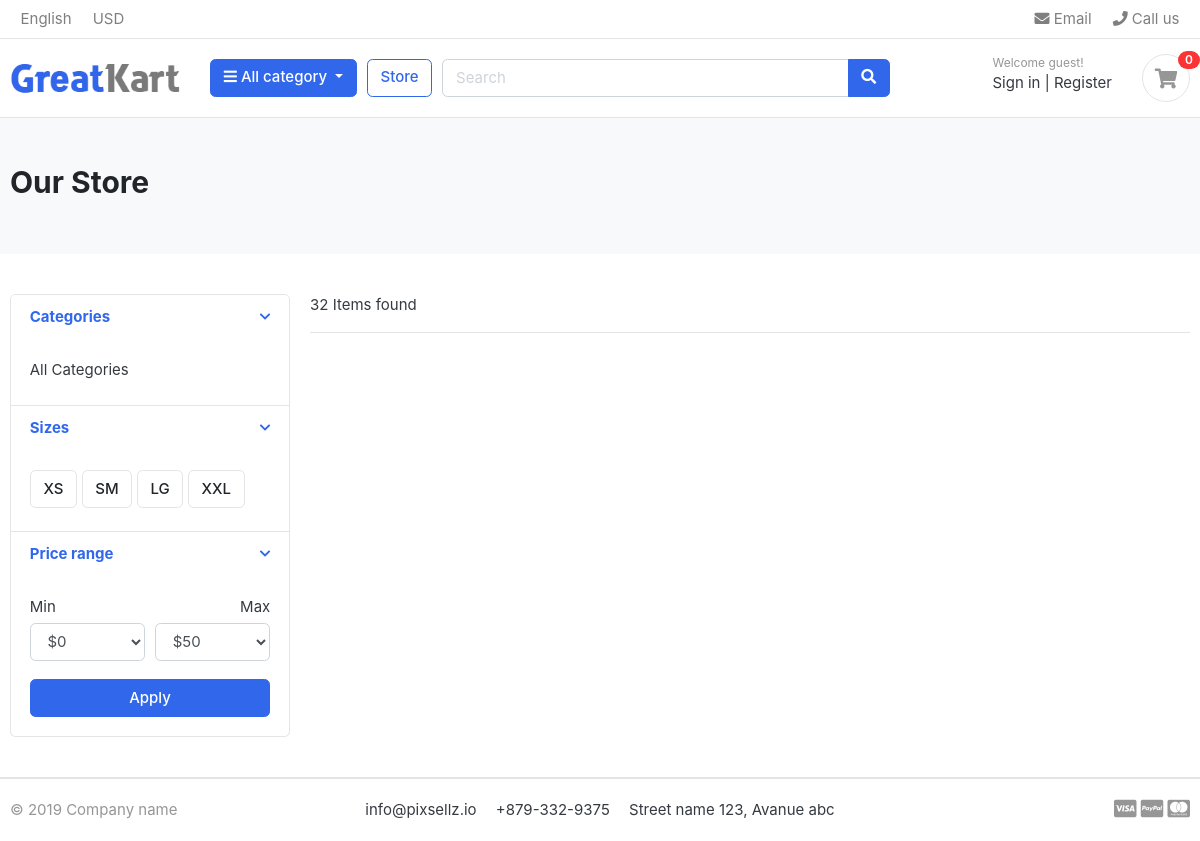
/store/, run on an earlier commit of the app's database.
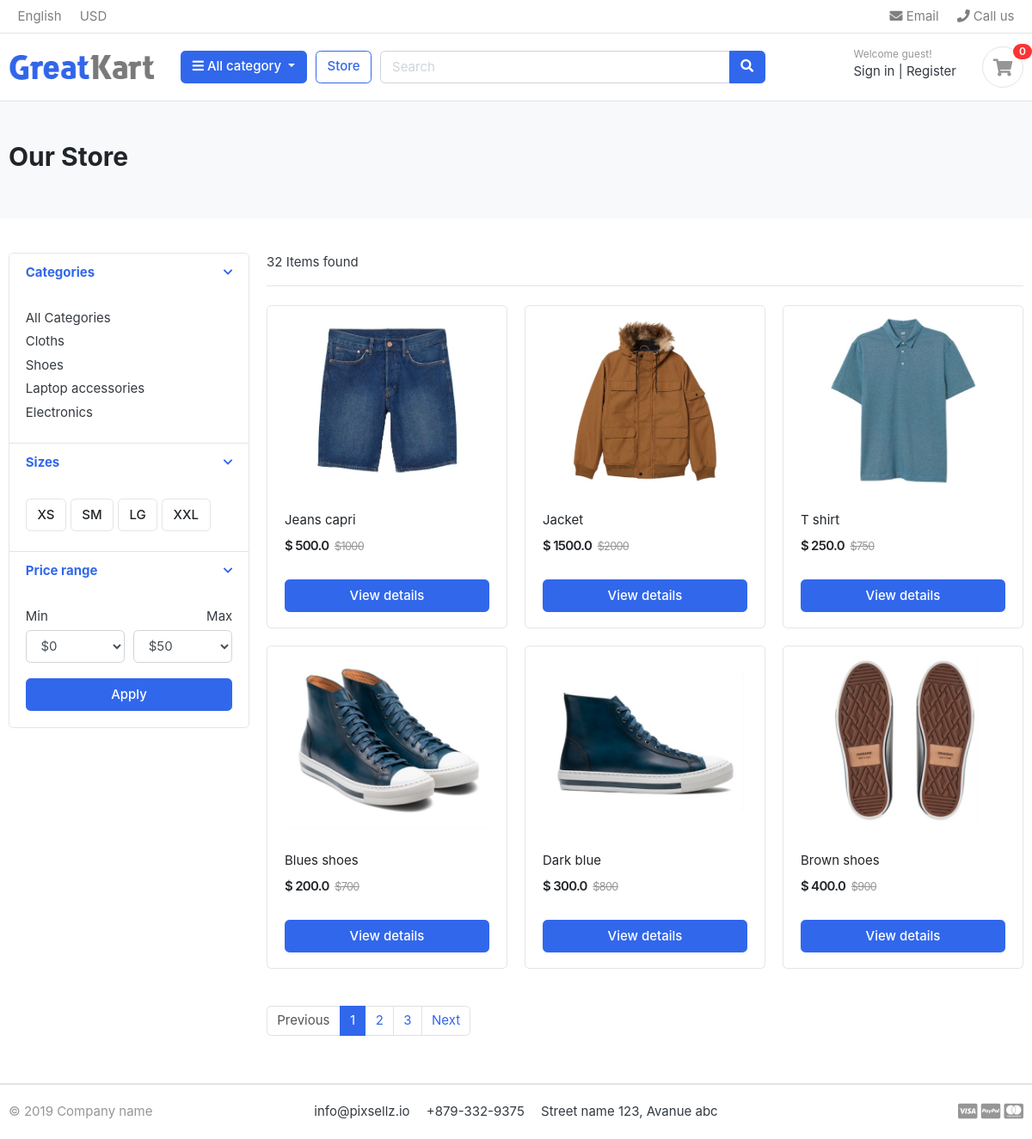
And on a later commit of the database.
### apps/category/models.py (models this page shows, shortened)
class Category(models.Model):
    category_name = models.CharField(max_length=50, unique=True)
    slug = models.SlugField(max_length=100, unique=True)
    description = models.TextField(max_length=255, blank=True)
    cat_image = models.ImageField(upload_to="photos/categories", blank=True)
    class Meta:
        verbose_name = "category"
        verbose_name_plural = "categories"
    def get_url(self):
        return reverse("product_with_category", args=[self.slug])

### apps/store/models.py (models this page shows, shortened)
class Product(models.Model):
    product_name = models.CharField(max_length=200, unique=True)
    slug = models.SlugField(max_length=200, unique=True)
    description = models.TextField(max_length=500, blank=True)
    price = models.FloatField()
    image = models.ImageField(upload_to="photos/products")
    stock = models.IntegerField()
    is_available = models.BooleanField(default=True)
    category = models.ForeignKey(Category, on_delete=models.CASCADE)
    created_date = models.DateTimeField(auto_now_add=True)
    modified_date = models.DateTimeField(auto_now=True)
    def get_url(self):
        return reverse("product_detail", args=[self.category.slug, self.slug])

### apps/store/views.py (the view)
# urls.py: path("store/", include("apps.store.urls")),
def store(request, category_slug=None):
    page = request.GET.get("page")
    if category_slug is not None:
        category = get_object_or_404(Category, slug=category_slug)
        products = Product.objects.filter(
            category=category, is_available=True
        ).order_by("id")
    else:
        products = Product.objects.filter(is_available=True).order_by("id")
    paginator = Paginator(products, 6)
    paged_product = paginator.get_page(page)
    product_counts = products.count()
    return render(
        request,
        "store/store.html",
        context={"products": paged_product, "product_counts": product_counts},
    )

### apps/cart/views.py (called while the page is built)
def _cart_id(request):
    return request.session.session_key or request.session.create()

### apps/category/context_processors.py (called while the page is built)
def menu_links(request):
    links = Category.objects.all()
    try:
        cart = Cart.objects.get(cart_id=_cart_id(request))
        cart_item_count = CartItem.objects.filter(cart=cart).count()
    except Cart.DoesNotExist:
        cart_item_count = 0
    return dict(links=links, cart_item_count=cart_item_count)

### templates/store/store.html (shortened to what this page needs)
{% extends "base.html" %}
{% load static %}
{% block body_content %}
<section class="section-pagetop bg">
<div class="container">
	{% if 'search' in request.path %}
		<h2 class="title-page">Search result</h2>
	{% else %}
		<h2 class="title-page">Our Store</h2>
	{% endif %}
</div>
</section>
<section class="section-content padding-y">
<div class="container">
<div class="row">
	<aside class="col-md-3">
<div class="card">
	<article class="filter-group">
		<header class="card-header">
			<a href="#" data-toggle="collapse" data-target="#collapse_1" aria-expanded="true" class="">
				<i class="icon-control fa fa-chevron-down"></i>
				<h6 class="title">Categories</h6>
			</a>
		</header>
		<div class="filter-content collapse show" id="collapse_1" style="">
			<div class="card-body">
				<ul class="list-menu">
				<li><a href="{% url 'store' %}">All Categories</a></li>
				{% for category in links %}
					<li><a href="{{category.get_url}}">{{category.category_name}}</a></li>
				{% endfor %}
				</ul>
			</div>
		</div>
	</article>
	<article class="filter-group">
		<header class="card-header">
			<a href="#" data-toggle="collapse" data-target="#collapse_4" aria-expanded="true" class="">
				<i class="icon-control fa fa-chevron-down"></i>
				<h6 class="title">Sizes </h6>
			</a>
		</header>
		<div class="filter-content collapse show" id="collapse_4" style="">
			<div class="card-body">
			  <label class="checkbox-btn">
			    <span class="btn btn-light"> XS </span>
			  </label>
			  <label class="checkbox-btn">
			    <span class="btn btn-light"> SM </span>
			  </label>
			  <label class="checkbox-btn">
			    <span class="btn btn-light"> LG </span>
			  </label>
			  <label class="checkbox-btn">
			    <span class="btn btn-light"> XXL </span>
			  </label>
		</div>
		</div>
	</article>
	<article class="filter-group">
		<header class="card-header">
			<a href="#" data-toggle="collapse" data-target="#collapse_3" aria-expanded="true" class="">
				<i class="icon-control fa fa-chevron-down"></i>
				<h6 class="title">Price range </h6>
			</a>
		</header>
		<div class="filter-content collapse show" id="collapse_3" style="">
			<div class="card-body">
				<div class="form-row">
				<div class="form-group col-md-6">
				  <label>Min</label>
				  	<select class="mr-2 form-control">
						<option value="0">$0</option>
					</select>
				</div>
				<div class="form-group text-right col-md-6">
				  <label>Max</label>
				  	<select class="mr-2 form-control">
						<option value="50">$50</option>
					</select>
				</div>
				</div>
				<button class="btn btn-block btn-primary">Apply</button>
			</div>
		</div>
	</article>
</div>
	</aside>
	<main class="col-md-9">
<header class="border-bottom mb-4 pb-3">
		<div class="form-inline">
			<span class="mr-md-auto">32 Items found </span>
		</div>
</header>
<div class="row">
    {% for product in products %}
	<div class="col-md-4">
		<figure class="card card-product-grid">
			<div class="img-wrap">
				<a href="{{ product.get_url }}"><img src="{{product.image.url}}"></a>
			</div>
			<figcaption class="info-wrap">
				<div class="fix-height">
					<a href="{{ product.get_url }}" class="title">{{product.product_name}}</a>
					<div class="price-wrap mt-2">
						<span class="price">$ {{product.price}}</span>
						<del class="price-old">${{product.price|add:500}}</del>
					</div>
				</div>
				<a href="{{product.get_url}}" class="btn btn-block btn-primary">View details</a>
			</figcaption>
		</figure>
	</div>
    {% endfor %}
</div>
<nav class="mt-4" aria-label="Page navigation sample">
{% if products.has_other_pages %}
  <ul class="pagination">
	{% if products.has_previous %}
		<li class="page-item"><a class="page-link" href="?page={{products.previous_page_number}}">Previous</a></li>
	{% else %}
    	<li class="page-item disabled"><a class="page-link" href="#">Previous</a></li>
	{% endif %}
	{% for i in products.paginator.page_range %}
		{% if products.number == i %}
			<li class="page-item active"><a class="page-link" href="#">{{i}}</a></li>
		{% else %}
    		<li class="page-item"><a class="page-link" href="?page={{i}}">{{i}}</a></li>
		{% endif %}
	{% endfor %}
	{% if products.has_next %}
    	<li class="page-item"><a class="page-link" href="?page={{products.next_page_number}}">Next</a></li>
	{% else %}
		<li class="page-item disabled"><a class="page-link" href="#">Next</a></li>
	{% endif %}
  </ul>
{% endif %}
</nav>
	</main>
</div>
</div>
</section>
{% endblock %}

### templates/base.html (shortened to what this page needs)
{% load static %}
<!DOCTYPE HTML>
<html lang="en">
<head>
<link href="{% static 'css/bootstrap.css' %}" rel="stylesheet" type="text/css"/>
<link href="{% static 'fonts/fontawesome/css/all.min.css' %}" type="text/css" rel="stylesheet">
<link href="{% static 'css/ui.css' %}" rel="stylesheet" type="text/css"/>
<link href="{% static 'css/responsive.css' %}" rel="stylesheet" media="only screen and (max-width: 1200px)" />
</head>
<body>
{% include 'includes/navbar.html' %}
{% block body_content %}  {% endblock %}
{% include 'includes/footer.html' %}
</body>
</html>

### templates/includes/navbar.html (shortened to what this page needs)
{% load static %}
<header class="section-header">
<nav class="navbar p-md-0 navbar-expand-sm navbar-light border-bottom">
<div class="container">
  <div class="collapse navbar-collapse" id="navbarTop4">
    <ul class="navbar-nav mr-auto">
    	<li class="nav-item dropdown">
		 	<a href="#" class="nav-link">   English </a>
		</li>
		<li class="nav-item dropdown">
			<a href="#" class="nav-link"> USD </a>
		</li>
    </ul>
    <ul class="navbar-nav">
		<li><a href="#" class="nav-link"> <i class="fa fa-envelope"></i> Email </a></li>
		<li><a href="#" class="nav-link"> <i class="fa fa-phone"></i> Call us </a></li>
	</ul>
  </div>
</div>
</nav>
<section class="header-main border-bottom">
	<div class="container">
<div class="row align-items-center">
	<div class="col-lg-2 col-md-3 col-6">
		<a href="{% url 'home' %}" class="brand-wrap">
			<img class="logo" src="{% static './images/logo.png' %}">
		</a>
	</div>
	<div class="col-lg col-sm col-md col-6 flex-grow-0">
		<div class="category-wrap dropdown d-inline-block float-right">
			<button type="button" class="btn btn-primary dropdown-toggle" data-toggle="dropdown">
				<i class="fa fa-bars"></i> All category
			</button>
		</div>
	</div>
	<a href="{% url 'store' %}" class="btn btn-outline-primary">Store</a>
	<div class="col-lg  col-md-6 col-sm-12 col">
		<form action="{% url 'search' %}" class="search">
			<div class="input-group w-100">
			    <input type="text" class="form-control" style="width:60%;" placeholder="Search" name="keyword">
			    <div class="input-group-append">
			      <button class="btn btn-primary" type="submit" key>
			        <i class="fa fa-search"></i>
			      </button>
			    </div>
		    </div>
		</form>
	</div>
	<div class="col-lg-3 col-sm-6 col-8 order-2 order-lg-3">
				<div class="d-flex justify-content-end mb-3 mb-lg-0">
					<div class="widget-header">
						<small class="title text-muted">Welcome guest!</small>
						<div>
							<a href="{% url 'login' %}">Sign in</a> <span class="dark-transp"> | </span>
							<a href="{% url 'register' %}"> Register</a>
						</div>
					</div>
					<a href="{% url 'cart' %}" class="widget-header pl-3 ml-3">
						<div class="icon icon-sm rounded-circle border"><i class="fa fa-shopping-cart"></i></div>
						<span class="badge badge-pill badge-danger notify">{{cart_item_count}}</span>
					</a>
				</div>
			</div>
</div>
	</div>
</section>
</header>

### templates/includes/footer.html
{% load static %}
<footer class="section-footer border-top">
	<div class="container">
		<section class="footer-bottom border-top row">
			<div class="col-md-2">
				<p class="text-muted"> &copy 2019 Company name </p>
			</div>
			<div class="col-md-8 text-md-center">
				<span  class="px-2">info@pixsellz.io</span>
				<span  class="px-2">+879-332-9375</span>
				<span  class="px-2">Street name 123, Avanue abc</span>
			</div>
			<div class="col-md-2 text-md-right text-muted">
				<i class="fab fa-lg fa-cc-visa"></i>
				<i class="fab fa-lg fa-cc-paypal"></i>
				<i class="fab fa-lg fa-cc-mastercard"></i>
			</div>
		</section>
	</div>
</footer>

### static/css/ui.css (style rules this page uses)
html { font-family: "Inter", sans-serif; font-size: 15px; }
.img-wrap { text-align: center; display: block; }
.img-wrap img { max-width: 100%; }
.price-wrap { letter-spacing: -0.7px; }
.icon-xs, .icon-sm, .icon-md, .icon-lg { display: inline-block; text-align: center; flex-shrink: 0; flex-grow: 0; }
.icon-sm { width: 48px; height: 48px; line-height: 48px !important; font-size: 20px; }
.padding-y { padding-top: 40px; padding-bottom: 40px; }
figure { margin-bottom: 0; }
article:after, .form-group:after { display: block; clear: both; content: ""; }
.bg { background-color: #f8f9fa; }
.title-page { color: #212529; }
p:last-child { margin-bottom: 0; }
.header-main { position: relative; padding-top: 1rem; padding-bottom: 1rem; }
.brand-wrap .logo, .navbar-brand .logo { margin-right: 7px; max-height: 42px; display: inline-block; }
.widget-header { display: inline-block; vertical-align: middle; position: relative; }
.widget-header a { color: #343a40; }
.widget-header i { color: #969696; }
.widget-header .title { display: block; }
.widget-header .notify { position: absolute; top: -3px; right: -10px; }
.footer-bottom { padding-top: 20px; padding-bottom: 20px; }
.btn-light { background-color: #fff; border-color: #e4e4e4; }
[class*=list-] li:after { visibility: hidden; display: block; content: ""; overflow: hidden; height: 0; clear: both; }
.list-menu { list-style: none; margin: 0; padding-left: 0; }
.list-menu li { margin-bottom: 5px; }
.list-menu a { color: #343a40; }
[class*=card-product] a.title { color: #212529; display: block; }
[class*=card-product] .img-wrap { overflow: hidden; position: relative; }
[class*=card-product] .img-wrap img { height: 100%; max-width: 100%; width: auto; display: inline-block; -o-object-fit: cover; object-fit: cover; }
.card-product-grid { margin-bottom: 20px; }
.card-product-grid .img-wrap { border-radius: 0.2rem 0.2rem 0 0; height: 220px; }
.card-product-grid .info-wrap { overflow: hidden; padding: 18px 20px; }
.card-product-grid .fix-height { height: 80px; overflow: hidden; }
.card .img-wrap { overflow: hidden; }
.notify { position: absolute; top: -4px; right: -10px; display: inline-block; padding: 0.25em 0.6em; font-size: 12px; line-height: 1; text-align: center; border-radius: 3rem; color: #fff; background-color: #fa3434; }
.price { font-weight: 600; color: #212529; }
.price-old { color: #969696; margin-left: 3px; font-size: 85%; }
.icon-control { margin-top: 5px; float: right; font-size: 80%; }
.card-header .title { margin-bottom: 0; line-height: 1.5; }
.filter-group { border-bottom: 1px solid #e4e4e4; }
.filter-group .card-header { border-bottom: 0; }
.filter-group:last-child { border-bottom: 0; }
.checkbox-btn { position: relative; }
.section-pagetop { padding: 45px 0; }

What changed in the data, as far as the page shows it:
added Category: category_name "Cloths"
added Category: category_name "Shoes"
added Category: category_name "Laptop accessories"
added Category: category_name "Electronics"
added Product: image (picture), product_name "Jeans capri", price "500.0", price|add "1000"
added Product: image (picture), product_name "Jacket", price "1500.0", price|add "2000"
added Product: image (picture), product_name "T shirt", price "250.0", price|add "750"
added Product: image (picture), product_name "Blues shoes", price "200.0", price|add "700"
added Product: image (picture), product_name "Dark blue", price "300.0", price|add "800"
added Product: image (picture), product_name "Brown shoes", price "400.0", price|add "900"
Also different on the page:
text now shown: "Previous Next"
new list line: "1"
new list line: "2"
new list line: "3"
